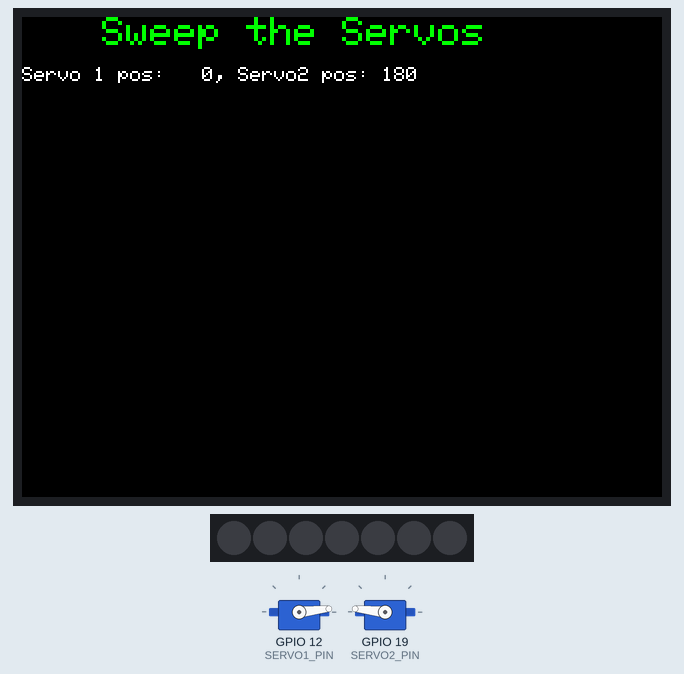
This sketch was run on a simulated ESP32. On the bench: 320×240 colour display, 2 × servo, 7 RGB LEDs in strip order, left to right.

Above: at 0.32 s.
At 9.92 s:
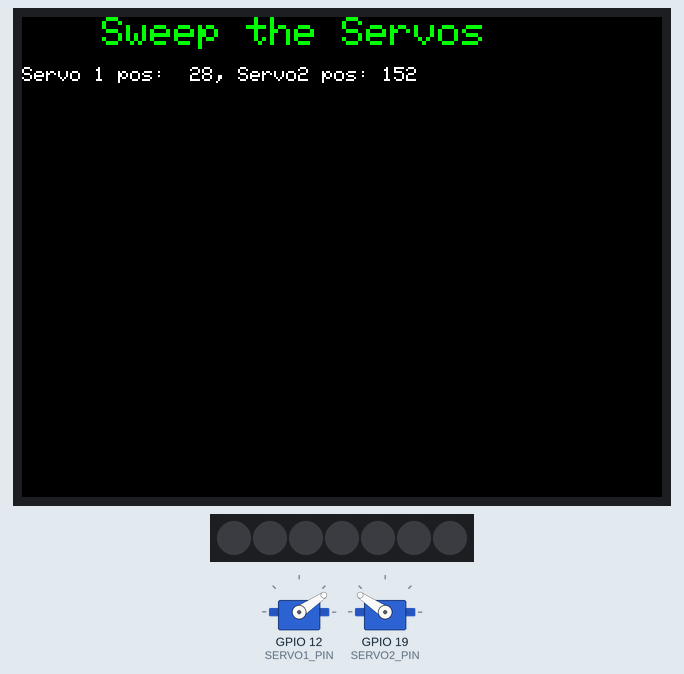
At 19.84 s:
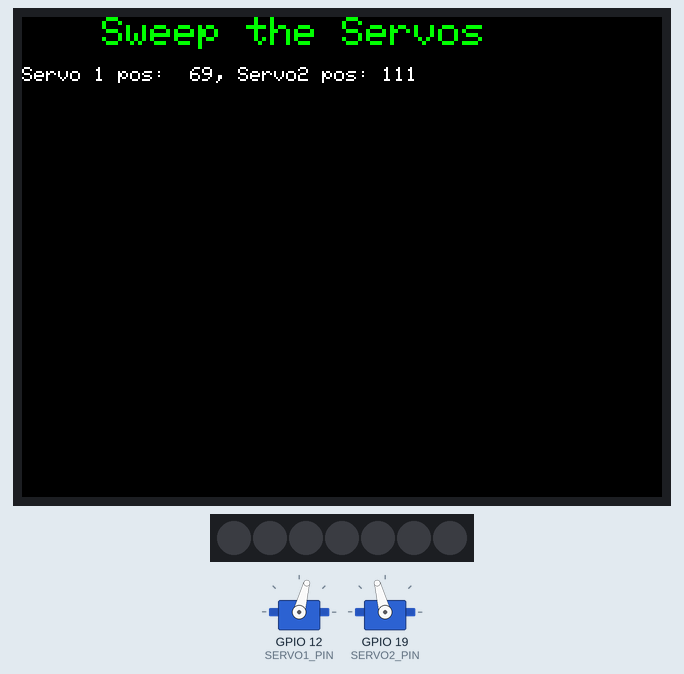
At 39.73 s:
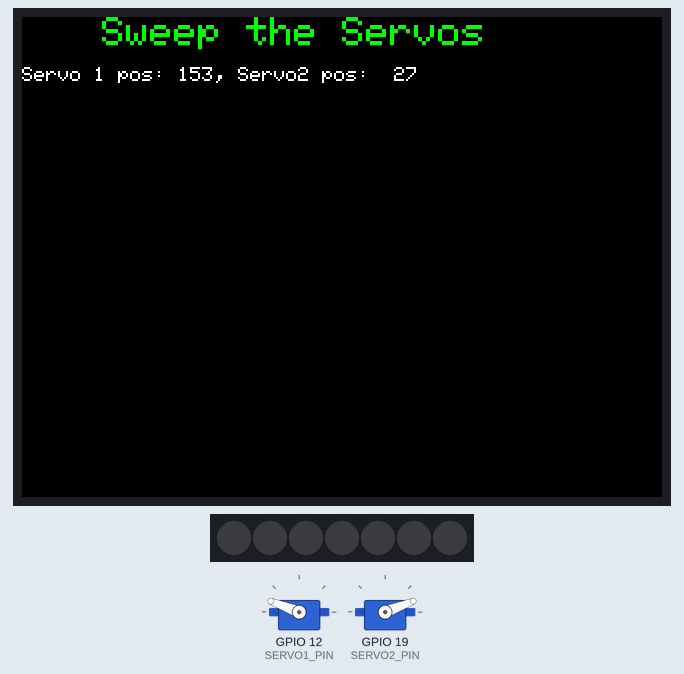
Timing chart, 0 to 40.0 s (numbered marks = the images above):
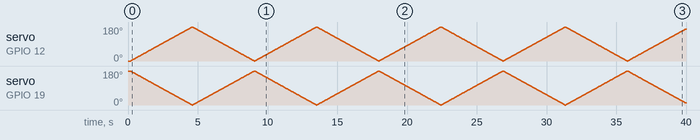

The sketch:

servo_sweep.ino
```cpp
#include <M5Stack.h>
#include "FastLED.h"
#include <ESP32Servo.h>

#define Neopixel_PIN 1
#define NUM_LEDS 7
CRGB leds[NUM_LEDS];

#define SERVO1_PIN 12
#define SERVO2_PIN 19
Servo servo1;
Servo servo2;

int pos = 0;
int sweepDirection = 1;

void setup() {
  M5.begin();

  M5.Lcd.setTextColor(GREEN, BLACK); M5.Lcd.setTextSize(2); M5.Lcd.setCursor(40,0);
  M5.Lcd.println("Sweep the Servos");
  M5.Lcd.setTextColor(WHITE, BLACK); M5.Lcd.setTextSize(1);

  servo1.setPeriodHertz(50);
  servo2.setPeriodHertz(50);
  servo1.attach(SERVO1_PIN, 1000, 2000);
  servo2.attach(SERVO2_PIN, 1000, 2000);

  FastLED.addLeds<WS2811,Neopixel_PIN,GRB>(leds, NUM_LEDS).setCorrection(TypicalLEDStrip);
  FastLED.clear();


}

void loop() {
  for (pos = 0; pos <= 180; pos += 1) {
    servo1.write(pos);
    servo2.write(180 - pos);

    M5.Lcd.setCursor(0, 25);
    M5.Lcd.printf("Servo 1 pos: %3d, Servo2 pos: %3d", pos, 180 - pos);

    delay(20);

    FastLED.show();
  }

  for (pos = 180; pos >= 0; pos -= 1) {
    servo1.write(pos);
    servo2.write(180 - pos);

    M5.Lcd.setCursor(0, 25);
    M5.Lcd.printf("Servo 1 pos: %3d, Servo2 pos: %3d", pos, 180 - pos);

    delay(20);

    FastLED.show();
  }
}
```
